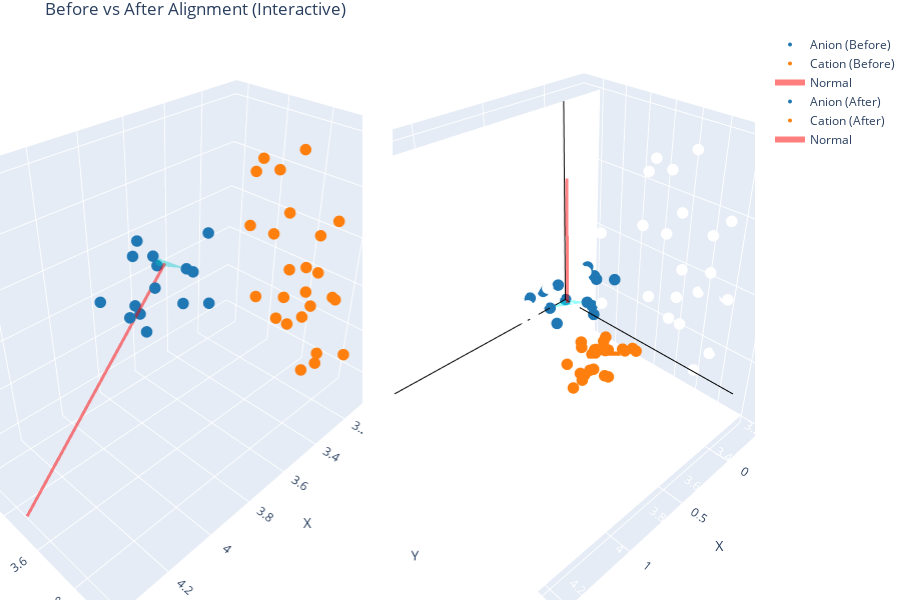

The notebook cell saved with this chart:
### Code cell
import numpy as np
'''coords[0]은 40 x 3 리스트. 이때 0,1 ,12번 인덱스 위치를 가지고 평면벡터를 만들거야 그리고 그 평면벡터를 xy 평면으로 놓이게끔할거고
이떄 12번 원자->1번원자 벡터가 x축과평행하며 12번원자는 원점에 놓일거야
전체 시스템을 돌리고 평행이동시켜서 align시키는 코드 '''
import matplotlib.pyplot as plt
from mpl_toolkits.mplot3d import Axes3D
import plotly.graph_objects as go
import pandas as pd 
def rotation_matrix_from_vectors(a, b):
    a = a / np.linalg.norm(a)
    b = b / np.linalg.norm(b)
    v = np.cross(a, b)
    c = np.dot(a, b)
    if np.isclose(c, -1.0):
        return -np.eye(3)  # 180도 회전
    if np.isclose(c, 1.0):
        return np.eye(3)  # 동일
    vx = np.array([
        [0, -v[2], v[1]],
        [v[2], 0, -v[0]],
        [-v[1], v[0], 0]
    ])
    R = np.eye(3) + vx + vx @ vx * ((1 - c) / (np.linalg.norm(v) ** 2))
    return R
def align_frame(frame_coords):
    coords = np.array(frame_coords)  # (40, 3)

    # 기준점 추출
    p0 = coords[0]
    p1 = coords[1]
    p12 = coords[12]

    # 평면 법선벡터 (0-12-1)
    v1 = p0 - p12
    v2 = p1 - p12
    normal = np.cross(v1, v2)
    normal /= np.linalg.norm(normal)

    # 1단계 회전: 평면 normal → z축
    R1 = rotation_matrix_from_vectors(normal, np.array([0, 0, 1]))
    coords_rot1 = coords @ R1.T

    # 2단계 회전: xy 평면에 투영된 (0-12) → x축
    new_p0 = coords_rot1[0]
    new_p12 = coords_rot1[12]
    vec = new_p0 - new_p12
    vec_xy = np.array([vec[0], vec[1], 0.0])
    if np.linalg.norm(vec_xy) < 1e-8:
        raise ValueError("12→0 벡터의 xy 성분이 거의 0입니다. 회전 정의가 불가능합니다.")
    vec_xy /= np.linalg.norm(vec_xy)
    R2 = rotation_matrix_from_vectors(vec_xy, np.array([1, 0, 0]))
    coords_rot2 = coords_rot1 @ R2.T

    # 평행이동
    coords_aligned = coords_rot2 - coords_rot2[12]

    # ✅ 리스케일: 원본과 정렬된 좌표계에서의 기준 거리 비교
    d_original = np.linalg.norm(p0 - p12)
    d_aligned = np.linalg.norm(coords_aligned[0] - coords_aligned[12])
    scale_factor = d_original / d_aligned
    coords_scaled = coords_aligned * scale_factor

    return coords_scaled, coords, [p0, p1, p12], normal
def plot_before_after_mpl(original, aligned, triangle_pts, normal_vec):
    fig = plt.figure(figsize=(14, 6))
    tri = np.array(triangle_pts)
    center = np.mean(tri, axis=0)
    axis_len = 1.5

    # ▶️ 원본 좌표계
    ax1 = fig.add_subplot(121, projection='3d')
    ax1.set_title("Before Alignment")
    original = np.array(original)

    # 음이온 (0~14), 양이온 (15~)
    ax1.scatter(*original[:15].T, color='#1f77b4', s=20, label='Anion')
    ax1.scatter(*original[15:].T, color='#ff7f0e', s=20, label='Cation')

    # 삼각형 평면 영역 색칠
    ax1.plot_trisurf(tri[:, 0], tri[:, 1], tri[:, 2], color='cyan', alpha=0.4)

    # 법선 벡터 (빨간색)
    ax1.quiver(*center, *normal_vec, length=1.0, color='red', linewidth=2)

    ax1.legend()

    # ▶️ 정렬된 좌표계
    ax2 = fig.add_subplot(122, projection='3d')
    ax2.set_title("After Alignment")
    aligned = np.array(aligned)

    # 음이온 / 양이온 구분 시각화
    ax2.scatter(*aligned[:15].T, color='#1f77b4', s=20, label='Anion')
    ax2.scatter(*aligned[15:].T, color='#ff7f0e', s=20, label='Cation')

    # 정렬된 평면 및 법선벡터 다시 계산
    tri_aligned = aligned[[0, 1, 12]]
    center_aligned = np.mean(tri_aligned, axis=0)
    v1 = tri_aligned[0] - tri_aligned[2]
    v2 = tri_aligned[1] - tri_aligned[2]
    normal_aligned = np.cross(v1, v2)
    normal_aligned /= np.linalg.norm(normal_aligned)

    # 삼각형 평면 영역 색칠
    ax2.plot_trisurf(tri_aligned[:, 0], tri_aligned[:, 1], tri_aligned[:, 2], color='cyan', alpha=0.4)

    # xyz 축 (검정)
    ax2.plot([0, axis_len], [0, 0], [0, 0], 'k')  # x
    ax2.plot([0, 0], [0, axis_len], [0, 0], 'k')  # y
    ax2.plot([0, 0], [0, 0], [0, axis_len], 'k')  # z

    # 법선 벡터 (빨간색)
    ax2.quiver(*center_aligned, *normal_aligned, length=1.0, color='red', linewidth=2)

    ax2.legend()
    plt.tight_layout()
    plt.show()
def plot_before_after_plotly(original, aligned, triangle_pts, normal_vec, html = False):
    original = np.array(original)
    aligned = np.array(aligned)
    tri = np.array(triangle_pts)
    center = np.mean(tri, axis=0)

    ## ---------- 공통 요소 ----------
    def mesh_triangle(tri_coords):
        return go.Mesh3d(
            x=tri_coords[:, 0], y=tri_coords[:, 1], z=tri_coords[:, 2],
            color='cyan', opacity=0.4,
            i=[0], j=[1], k=[2],
            name='Triangle'
        )

    def normal_arrow_line(center, vector, length=1.0, opacity=0.5):
        end = center + vector / np.linalg.norm(vector) * length
        return go.Scatter3d(
            x=[center[0], end[0]],
            y=[center[1], end[1]],
            z=[center[2], end[2]],
            mode='lines',
            line=dict(color='red', width=6),
            opacity=opacity,
            name='Normal'
    )

    def axis_lines():
        axis_len = 1.5
        return [
            go.Scatter3d(x=[0, axis_len], y=[0, 0], z=[0, 0], mode='lines', line=dict(color='black'), showlegend=False),
            go.Scatter3d(x=[0, 0], y=[0, axis_len], z=[0, 0], mode='lines', line=dict(color='black'), showlegend=False),
            go.Scatter3d(x=[0, 0], y=[0, 0], z=[0, axis_len], mode='lines', line=dict(color='black'), showlegend=False)
        ]

    ## ---------- Before ----------
    trace_before_anion = go.Scatter3d(
        x=original[:15, 0], y=original[:15, 1], z=original[:15, 2],
        mode='markers',
        marker=dict(color='#1f77b4', size=4),
        name='Anion (Before)'
    )

    trace_before_cation = go.Scatter3d(
        x=original[15:, 0], y=original[15:, 1], z=original[15:, 2],
        mode='markers',
        marker=dict(color='#ff7f0e', size=4),
        name='Cation (Before)'
    )

    trace_before_triangle = mesh_triangle(tri)
    # Before scene
    trace_before_normal = normal_arrow_line(center, normal_vec, length=1.0, opacity=0.5)

        # After scene


    ## ---------- After ----------
    tri_aligned = aligned[[0, 1, 12]]
    center_aligned = np.mean(tri_aligned, axis=0)
    v1 = tri_aligned[0] - tri_aligned[2]
    v2 = tri_aligned[1] - tri_aligned[2]
    normal_aligned = np.cross(v1, v2)
    normal_aligned /= np.linalg.norm(normal_aligned)

    trace_after_anion = go.Scatter3d(
        x=aligned[:15, 0], y=aligned[:15, 1], z=aligned[:15, 2],
        mode='markers',
        marker=dict(color='#1f77b4', size=4),
        name='Anion (After)'
    )

    trace_after_cation = go.Scatter3d(
        x=aligned[15:, 0], y=aligned[15:, 1], z=aligned[15:, 2],
        mode='markers',
        marker=dict(color='#ff7f0e', size=4),
        name='Cation (After)'
    )

    trace_after_triangle = mesh_triangle(tri_aligned)
    trace_after_normal = normal_arrow_line(center_aligned, normal_aligned, length=1.0, opacity=0.5)
    trace_after_axes = axis_lines()

    ## ---------- Layout ----------
    fig = go.Figure()

    # 좌: Before
    for trace in [trace_before_anion, trace_before_cation, trace_before_triangle, trace_before_normal]:
        trace.update(scene='scene')
        fig.add_trace(trace)

    # 우: After
    for trace in [trace_after_anion, trace_after_cation, trace_after_triangle, trace_after_normal] + trace_after_axes:
        trace.update(scene='scene2')
        fig.add_trace(trace)

    fig.update_layout(
        scene=dict(
            domain=dict(x=[0, 0.48]),  # 왼쪽 그래프 여백 확보
            xaxis_title='X', yaxis_title='Y', zaxis_title='Z',
            aspectmode='data',
        ),
        scene2=dict(
            domain=dict(x=[0.52, 1.0]),  # 오른쪽 그래프 여백 확보
            xaxis_title='X', yaxis_title='Y', zaxis_title='Z',
            aspectmode='data',
        ),
        margin=dict(l=0, r=0, t=30, b=0),
        height=600,
        title="Before vs After Alignment (Interactive)"
    )



    if html:
        fig.write_html("alignment_comparison.html")
    fig.show()

with open("./coords_xtc_dump.txt" , "r") as f:
    data = f.readlines()
strt_idxs = [ i for i, d in enumerate(data)  if "coords.xtc" in d] 
trjs = []
for i, strt in enumerate(strt_idxs):
    try: 
        trjs.append(data[strt_idxs[i] : strt_idxs[i+1]])
    except: 
        trjs.append(data[strt_idxs[i] : ])
boxes = []
coords = []
for trj in trjs:
    box = trj[3:6]
    coord = trj[7:]
    newcoord = []   
    for i in coord:
        xyz = [ float(x.strip()) for x in i.split("{")[1].split("}")[0].split(",")]
        newcoord.append(xyz)
    coords.append(newcoord)

    newbox = []
    for i in box: 
        boxvec = [ float(x.strip()) for x in i.split("{")[1].split("}")[0].split(",")]
        newbox.append(boxvec)
    boxes.append(newbox)

# 예시 좌표 데이터로 실행
aligned, original, triangle_pts, normal_vec = align_frame(coords[-1])
# 시각화 실행
# plot_before_after_mpl(original, aligned, triangle_pts, normal_vec)
plot_before_after_plotly(original, aligned, triangle_pts, normal_vec)

aligns = []
atoms = ["S","S","F","F","F","F","F","F","O","O","O","O","N","C","C","N","N","C","C","C","C","C","C","C","C","H","H","H","H","H","H","H","H","H","H","H","H","H","H","H" ]
xyzfiles = []
for c in coords: 
    xyzfile = f'''{len(atoms)}\n\n'''
    aligned, original, triangle_pts, normal_vec = align_frame(c)
    aligns.append(aligned)
    for atom, line in zip ( atoms, aligned): 
        xyz_ = ' '.join([f"{x*10:.6f}" for x in line])
        xyzfile+=f"{atom} {xyz_}\n"
    xyzfiles.append(xyzfile)
# print(xyzfile)
integrated_xyz = ''.join(xyzfiles)
with open( "integrated_xyz.xyz" , 'w') as f:
    f.write(integrated_xyz)

### Figure 1 — Plotly figure (JSON) as saved in the notebook; plotly's stock layout.template omitted (floating-point values rounded to 4 significant figures)
{"data": [{"marker": {"color": "#1f77b4", "size": 4}, "mode": "markers", "name": "Anion (Before)", "scene": "scene", "type": "scatter3d", "x": [3.603, 3.69, 3.806, 3.753, 3.632, 3.885, 3.942, 3.918, 3.581, 3.492, 3.652, 3.617, 3.692, 3.703, 3.874], "y": [3.298, 3.539, 3.196, 3.395, 3.222, 3.717, 3.529, 3.529, 3.162, 3.38, 3.612, 3.569, 3.374, 3.277, 3.58], "z": [3.72, 3.848, 3.601, 3.538, 3.473, 3.885, 3.765, 3.987, 3.764, 3.68, 3.723, 3.969, 3.83, 3.574, 3.873]}, {"marker": {"color": "#ff7f0e", "size": 4}, "mode": "markers", "name": "Cation (Before)", "scene": "scene", "type": "scatter3d", "x": [3.355, 3.362, 3.331, 3.182, 3.149, 3.349, 3.37, 3.368, 3.185, 3.363, 3.394, 3.373, 3.157, 3.107, 3.198, 3.045, 3.351, 3.379, 3.381, 3.292, 3.148, 3.139, 3.323, 3.47, 3.325], "y": [3.726, 3.709, 3.697, 3.694, 3.669, 3.64, 3.855, 3.845, 3.783, 3.653, 3.767, 3.598, 3.8, 3.634, 3.576, 3.637, 3.532, 3.941, 3.913, 3.787, 3.882, 3.753, 3.551, 3.638, 3.719], "z": [3.78, 4.002, 3.636, 3.589, 3.44, 3.89, 3.83, 3.969, 3.335, 4.142, 3.581, 3.613, 3.602, 3.643, 3.412, 3.428, 3.884, 3.764, 4.052, 3.313, 3.363, 3.24, 4.141, 4.164, 4.22]}, {"color": "cyan", "i": [0], "j": [1], "k": [2], "name": "Triangle", "opacity": 0.4, "scene": "scene", "type": "mesh3d", "x": [3.603, 3.69, 3.692], "y": [3.298, 3.539, 3.374], "z": [3.72, 3.848, 3.83]}, {"line": {"color": "red", "width": 6}, "mode": "lines", "name": "Normal", "opacity": 0.5, "scene": "scene", "type": "scatter3d", "x": [3.662, 4.408], "y": [3.404, 3.485], "z": [3.799, 3.139]}, {"marker": {"color": "#1f77b4", "size": 4}, "mode": "markers", "name": "Anion (After)", "scene": "scene2", "type": "scatter3d", "x": [0.1606, -0.08929, 0.1779, 0.1562, 0.3497, -0.3069, -0.1674, -0.3061, 0.207, 0.2107, -0.01717, -0.1459, 0, 0.2151, -0.2278], "y": [-1.11e-16, 0.1399, -0.1275, 0.08604, -0.001161, 0.2129, 0.06404, 0.004402, -0.1248, 0.1251, 0.2565, 0.1558, 0, -0.01018, 0.1005], "z": [0, 1.11e-16, 0.2219, 0.24, 0.1786, 0.1356, 0.2422, 0.07768, -0.0565, -0.04983, 0.06006, -0.132, 0, 0.1694, 0.1242]}, {"marker": {"color": "#ff7f0e", "size": 4}, "mode": "markers", "name": "Cation (After)", "scene": "scene2", "type": "scatter3d", "x": [0.05442, -0.09345, 0.1801, 0.2962, 0.4284, 0.02311, -0.04917, -0.1385, 0.4264, -0.1634, 0.1497, 0.2194, 0.251, 0.3292, 0.4644, 0.5094, 0.07721, -0.04965, -0.2348, 0.3803, 0.3809, 0.5312, -0.09228, -0.2307, -0.227], "y": [0.4482, 0.3622, 0.476, 0.5427, 0.5788, 0.341, 0.5404, 0.4895, 0.698, 0.2696, 0.5312, 0.3808, 0.6408, 0.501, 0.4879, 0.5927, 0.2474, 0.6329, 0.5188, 0.6689, 0.7898, 0.7179, 0.1951, 0.2103, 0.3174], "z": [-0.1901, -0.3328, -0.1153, -0.1958, -0.1241, -0.2742, -0.2014, -0.2955, -0.01864, -0.429, -0.02628, -0.07679, -0.2144, -0.2923, -0.07655, -0.1964, -0.2775, -0.1442, -0.3351, 0.07611, -0.05673, 0.007294, -0.4665, -0.3649, -0.5035]}, {"color": "cyan", "i": [0], "j": [1], "k": [2], "name": "Triangle", "opacity": 0.4, "scene": "scene2", "type": "mesh3d", "x": [0.1606, -0.08929, 0], "y": [-1.11e-16, 0.1399, 0], "z": [0, 1.11e-16, 0]}, {"line": {"color": "red", "width": 6}, "mode": "lines", "name": "Normal", "opacity": 0.5, "scene": "scene2", "type": "scatter3d", "x": [0.02377, 0.02377], "y": [0.04664, 0.04664], "z": [3.701e-17, 1]}, {"line": {"color": "black"}, "mode": "lines", "scene": "scene2", "showlegend": false, "type": "scatter3d", "x": [0, 1.5], "y": [0, 0], "z": [0, 0]}, {"line": {"color": "black"}, "mode": "lines", "scene": "scene2", "showlegend": false, "type": "scatter3d", "x": [0, 0], "y": [0, 1.5], "z": [0, 0]}, {"line": {"color": "black"}, "mode": "lines", "scene": "scene2", "showlegend": false, "type": "scatter3d", "x": [0, 0], "y": [0, 0], "z": [0, 1.5]}], "layout": {"height": 600, "margin": {"b": 0, "l": 0, "r": 0, "t": 30}, "scene": {"aspectmode": "data", "domain": {"x": [0, 0.48]}, "xaxis": {"title": {"text": "X"}}, "yaxis": {"title": {"text": "Y"}}, "zaxis": {"title": {"text": "Z"}}}, "scene2": {"aspectmode": "data", "domain": {"x": [0.52, 1]}, "xaxis": {"title": {"text": "X"}}, "yaxis": {"title": {"text": "Y"}}, "zaxis": {"title": {"text": "Z"}}}, "title": {"text": "Before vs After Alignment (Interactive)"}}}
